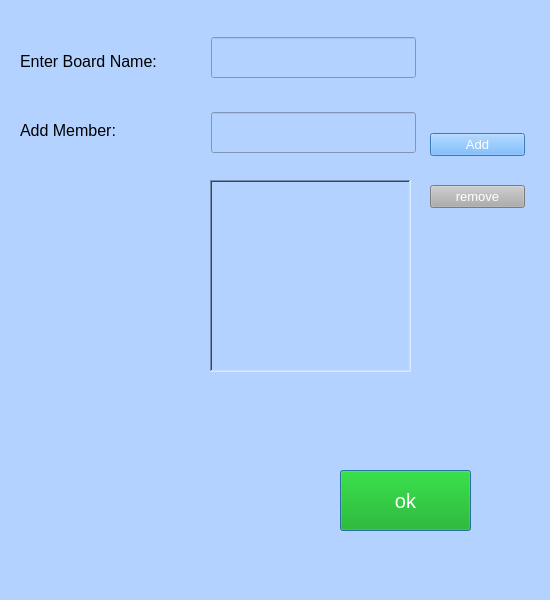
<?xml version="1.0" encoding="UTF-8"?>
<ui version="4.0">
 <class>Dialog</class>
 <widget class="QDialog" name="Dialog">
  <property name="geometry">
   <rect>
    <x>0</x>
    <y>0</y>
    <width>550</width>
    <height>600</height>
   </rect>
  </property>
  <property name="windowTitle">
   <string>Dialog</string>
  </property>
  <property name="styleSheet">
   <string notr="true">background-color:rgb(179, 210, 255)</string>
  </property>
  <widget class="QLineEdit" name="enterboardname">
   <property name="geometry">
    <rect>
     <x>211</x>
     <y>37</y>
     <width>205</width>
     <height>41</height>
    </rect>
   </property>
   <property name="styleSheet">
    <string notr="true">font-size:12pt;
color:rgb(0, 0, 0)</string>
   </property>
   <property name="text">
    <string/>
   </property>
   <property name="alignment">
    <set>Qt::AlignCenter</set>
   </property>
  </widget>
  <widget class="QPushButton" name="okboardbutton">
   <property name="geometry">
    <rect>
     <x>340</x>
     <y>470</y>
     <width>131</width>
     <height>61</height>
    </rect>
   </property>
   <property name="styleSheet">
    <string notr="true">background-color:rgb(0, 170, 0);
color:rgb(255, 255, 255);
font-size:15pt;</string>
   </property>
   <property name="text">
    <string>ok</string>
   </property>
  </widget>
  <widget class="QLineEdit" name="addmember">
   <property name="geometry">
    <rect>
     <x>211</x>
     <y>112</y>
     <width>205</width>
     <height>41</height>
    </rect>
   </property>
   <property name="toolTip">
    <string>&lt;html&gt;&lt;head/&gt;&lt;body&gt;&lt;p align=&quot;center&quot;&gt;&lt;br/&gt;&lt;/p&gt;&lt;/body&gt;&lt;/html&gt;</string>
   </property>
   <property name="styleSheet">
    <string notr="true">font-size:12pt;
color:rgb(0, 0, 0)</string>
   </property>
   <property name="text">
    <string/>
   </property>
   <property name="alignment">
    <set>Qt::AlignCenter</set>
   </property>
  </widget>
  <widget class="QListWidget" name="memberlist">
   <property name="geometry">
    <rect>
     <x>210</x>
     <y>180</y>
     <width>201</width>
     <height>192</height>
    </rect>
   </property>
   <property name="styleSheet">
    <string notr="true">color:rgb(255, 255, 255);
font-size:12pt;</string>
   </property>
   <property name="frameShape">
    <enum>QFrame::WinPanel</enum>
   </property>
   <property name="lineWidth">
    <number>11</number>
   </property>
   <property name="midLineWidth">
    <number>11</number>
   </property>
  </widget>
  <widget class="QWidget" name="layoutWidget">
   <property name="geometry">
    <rect>
     <x>20</x>
     <y>30</y>
     <width>172</width>
     <height>131</height>
    </rect>
   </property>
   <layout class="QVBoxLayout" name="verticalLayout">
    <item>
     <widget class="QLabel" name="label">
      <property name="styleSheet">
       <string notr="true">font-size:12pt;
color:rgb(0, 0, 0)</string>
      </property>
      <property name="text">
       <string>Enter Board Name:</string>
      </property>
     </widget>
    </item>
    <item>
     <widget class="QLabel" name="label_3">
      <property name="styleSheet">
       <string notr="true">font-size:12pt;
color:rgb(0, 0, 0)</string>
      </property>
      <property name="text">
       <string>Add Member:</string>
      </property>
     </widget>
    </item>
   </layout>
  </widget>
  <widget class="QWidget" name="layoutWidget">
   <property name="geometry">
    <rect>
     <x>430</x>
     <y>110</y>
     <width>95</width>
     <height>121</height>
    </rect>
   </property>
   <layout class="QVBoxLayout" name="verticalLayout_2">
    <item>
     <widget class="QPushButton" name="addmemberbutton">
      <property name="styleSheet">
       <string notr="true">font-size:10pt;
color:rgb(255, 255, 255);
background-color:rgb(85, 170, 255)</string>
      </property>
      <property name="text">
       <string>Add</string>
      </property>
     </widget>
    </item>
    <item>
     <widget class="QPushButton" name="removememberbutton">
      <property name="styleSheet">
       <string notr="true">font-size:10pt;
color:rgb(255, 255, 255);
background-color:rgb(173, 173, 173)</string>
      </property>
      <property name="text">
       <string>remove</string>
      </property>
     </widget>
    </item>
   </layout>
  </widget>
 </widget>
 <resources/>
 <connections/>
</ui>
